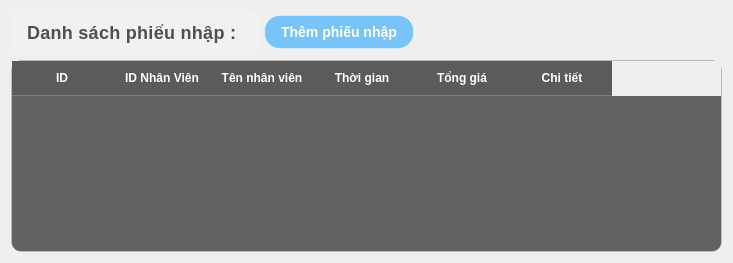
             <widget class="QWidget" name="page">
              <layout class="QGridLayout" name="gridLayout_12">
               <item row="0" column="0">
                <layout class="QHBoxLayout" name="horizontalLayout_16">
                 <item>
                  <layout class="QHBoxLayout" name="horizontalLayout_15">
                   <item>
                    <widget class="QLabel" name="label_16">
                     <property name="styleSheet">
                      <string notr="true">QLabel {
    color: rgba(50, 50, 50, 0.85); /* Màu chữ đậm nhưng hơi trong suốt */
    font-family: &quot;Segoe UI&quot;, &quot;Roboto&quot;, sans-serif; /* Font hiện đại */
    font-weight: 500; /* Độ đậm vừa phải */
    font-size: 18px; /* Kích thước phù hợp */
    padding: 10px;
    letter-spacing: 0.3px; /* Tăng khoảng cách chữ nhẹ */
    
    text-align: center;
    background-color: rgba(255, 255, 255, 0.1); /* Nền trắng trong suốt */
    border-radius: 6px; /* Bo góc */
    backdrop-filter: blur(5px); /* Hiệu ứng blur đặc trưng của glassmorphism */
    box-shadow: 0 2px 8px rgba(0, 0, 0, 0.07); /* Đổ bóng tinh tế */
    border: 1px solid rgba(255, 255, 255, 0.18); /* Viền trắng trong suốt */
}
</string>
                     </property>
                     <property name="text">
                      <string>Danh sách phiếu nhập : </string>
                     </property>
                    </widget>
                   </item>
                   <item>
                    <widget class="QPushButton" name="them_phieu_nhap_btn">
                     <property name="minimumSize">
                      <size>
                       <width>121</width>
                       <height>28</height>
                      </size>
                     </property>
                     <property name="styleSheet">
                      <string notr="true">QPushButton {
    background-color: rgba(0, 150, 255, 0.5); /* Nền xanh trong suốt */
    color: white;
    font-weight: bold;
    font-size: 14px;
    border-radius: 16px;
    padding: 8px 16px;
    
    /* Viền sáng */
    border: 1.5px solid rgba(255, 255, 255, 0.4);
    
    /* Đổ bóng - QSS hỗ trợ giới hạn */
    border-style: outset;
    border-width: 1px;
    
    /* Gradient xanh */
}

QPushButton:hover {
    background-color: rgba(30, 170, 255, 0.5); /* Xanh sáng hơn khi hover */
    border: 1.5px solid rgba(255, 255, 255, 0.6);
}

QPushButton:pressed {
    background-color: rgba(0, 120, 200, 0.4);
    border: 1.5px solid rgba(255, 255, 255, 0.3);
    padding-top: 9px; /* Tạo hiệu ứng nhấn xuống */
    padding-left: 17px;
}
</string>
                     </property>
                     <property name="text">
                      <string>Thêm phiếu nhập</string>
                     </property>
                    </widget>
                   </item>
                  </layout>
                 </item>
                 <item>
                  <spacer name="horizontalSpacer_12">
                   <property name="orientation">
                    <enum>Qt::Horizontal</enum>
                   </property>
                   <property name="sizeHint" stdset="0">
                    <size>
                     <width>308</width>
                     <height>20</height>
                    </size>
                   </property>
                  </spacer>
                 </item>
                </layout>
               </item>
               <item row="1" column="0">
                <widget class="QTableWidget" name="table_nhap">
                 <property name="styleSheet">
                  <string notr="true">/* Tổng thể bảng với phong cách Glassmorphism */
QTableWidget {
    background-color:  rgba(40, 40, 40, 180); /* Nền đen mờ, tăng độ trong suốt */
    border: 1px solid rgba(255, 255, 255, 0.2); /* Viền trắng mờ nhẹ */
    border-radius: 10px; /* Bo góc mềm mại */
    color: #ffffff; /* Chữ trắng để nổi bật */
    font-family: &quot;Arial&quot;, sans-serif;
    font-size: 14px;
	gridline-color: transparent;
}

/* Tiêu đề cột (header) */
QHeaderView::section {
    background-color: rgba(30, 30, 30, 180);
 /* Nền header đen mờ hơn một chút */
    color: #ffffff;
    padding: 8px;
    border: none;
    border-bottom: 1px solid rgba(255, 255, 255, 0.2);
    font-weight: bold;
}

/* Hiệu ứng hover cho tiêu đề */
QHeaderView::section:hover {
    background-color: rgba(0, 0, 0, 0.6); /* Sáng nhẹ khi hover */
    transition: background-color 0.3s ease; /* Hiệu ứng chuyển màu mượt */
}

/* Các ô trong bảng */
QTableWidget::item {
    padding: 8px;
    border: none;
    background-color: transparent;
}

/* Hiệu ứng khi chọn ô */
QTableWidget::item:selected {
    background-color: rgba(66, 165, 245, 0.4); /* Màu xanh dương mờ khi chọn */
    color: #ffffff;
}

/* Hiệu ứng hover cho ô */
QTableWidget::item:hover {
    background-color: rgba(255, 255, 255, 0.1); /* Sáng nhẹ khi rê chuột */
    transition: background-color 0.3s ease; /* Chuyển màu mượt mà */
}

/* Thanh cuộn dọc */
QScrollBar:vertical {
    background: rgba(0, 0, 0, 0.3); /* Nền đen mờ hơn */
    width: 10px;
    margin: 0px;
    border-radius: 5px;
}

QScrollBar::handle:vertical {
    background: linear-gradient(to bottom, rgba(66, 165, 245, 0.6), rgba(30, 136, 229, 0.6)); /* Gradient xanh dương mờ */
    border-radius: 5px;
}

QScrollBar::handle:vertical:hover {
    background: linear-gradient(to bottom, rgba(100, 181, 246, 0.7), rgba(66, 165, 245, 0.7)); /* Sáng hơn khi hover */
    transition: background 0.3s ease;
}

QScrollBar::add-line:vertical,
QScrollBar::sub-line:vertical {
    background: none;
}

QScrollBar::add-page:vertical,
QScrollBar::sub-page:vertical {
    background: none;
}

/* Thanh cuộn ngang */
QScrollBar:horizontal {
    background: rgba(0, 0, 0, 0.3); /* Nền đen mờ hơn */
    height: 10px;
    margin: 0px;
    border-radius: 5px;
}

QScrollBar::handle:horizontal {
    background: linear-gradient(to right, rgba(66, 165, 245, 0.6), rgba(30, 136, 229, 0.6)); /* Gradient xanh dương mờ */
    border-radius: 5px;
}

QScrollBar::handle:horizontal:hover {
    background: linear-gradient(to right, rgba(100, 181, 246, 0.7), rgba(66, 165, 245, 0.7)); /* Sáng hơn khi hover */
    transition: background 0.3s ease;
}

QScrollBar::add-line:horizontal,
QScrollBar::sub-line:horizontal {
    background: none;
}

QScrollBar::add-page:horizontal,
QScrollBar::sub-page:horizontal {
    background: none;
}</string>
                 </property>
                 <property name="horizontalScrollMode">
                  <enum>QAbstractItemView::ScrollPerPixel</enum>
                 </property>
                 <column>
                  <property name="text">
                   <string>ID</string>
                  </property>
                 </column>
                 <column>
                  <property name="text">
                   <string>ID Nhân Viên</string>
                  </property>
                 </column>
                 <column>
                  <property name="text">
                   <string>Tên nhân viên</string>
                  </property>
                 </column>
                 <column>
                  <property name="text">
                   <string>Thời gian</string>
                  </property>
                 </column>
                 <column>
                  <property name="text">
                   <string>Tổng giá</string>
                  </property>
                 </column>
                 <column>
                  <property name="text">
                   <string>Chi tiết</string>
                  </property>
                 </column>
                </widget>
               </item>
              </layout>
             </widget>
